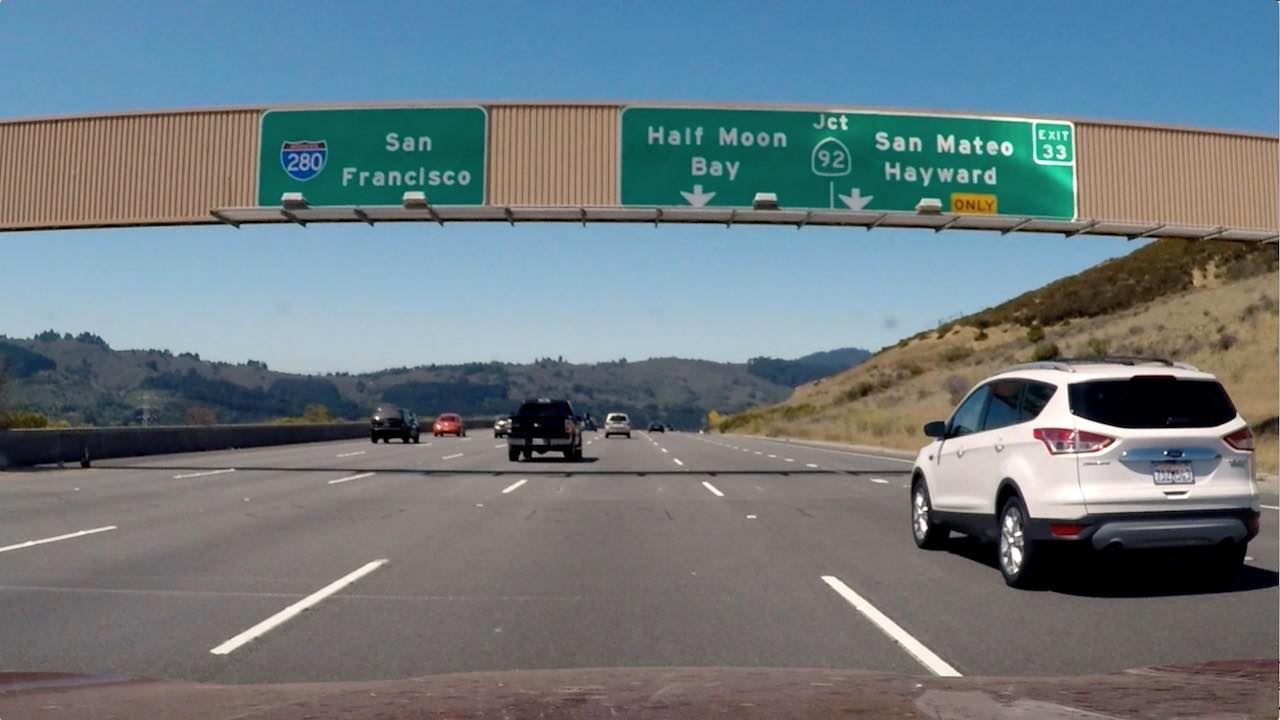
#> input picture signs_vehicles_xygrad.png, 1280 x 720 px
$ python Sobel_filter.py   (older library calls are emulated)
#> lines starting #> are read from the running program, lines starting #| are printed output that depends on the picture; after the words box and inside, x2 and y2 are one past the last pixel; in counts of white or black regions, pixels touching at a corner belong together
import numpy as np
import cv2
import matplotlib.pyplot as plt
import matplotlib.image as mpimg
import pickle


# Read in an image and grayscale it
image = mpimg.imread('signs_vehicles_xygrad.png')
#> image is the input picture: shape (720, 1280, 3) float32; mean R, G, B 0.428, 0.477, 0.5

# Define a function that applies Sobel x or y,
# then takes an absolute value and applies a threshold.
# Note: calling your function with orient='x', thresh_min=5, thresh_max=100
# should produce output like the example image shown above this quiz.
# Define a function that takes an image, gradient orientation,
# and threshold min / max values.
def abs_sobel_thresh(img, orient='x', thresh_min=0, thresh_max=255):
    # Convert to grayscale
#> called with orient = 'x', thresh_min = 20, thresh_max = 100
    gray = cv2.cvtColor(img, cv2.COLOR_RGB2GRAY)
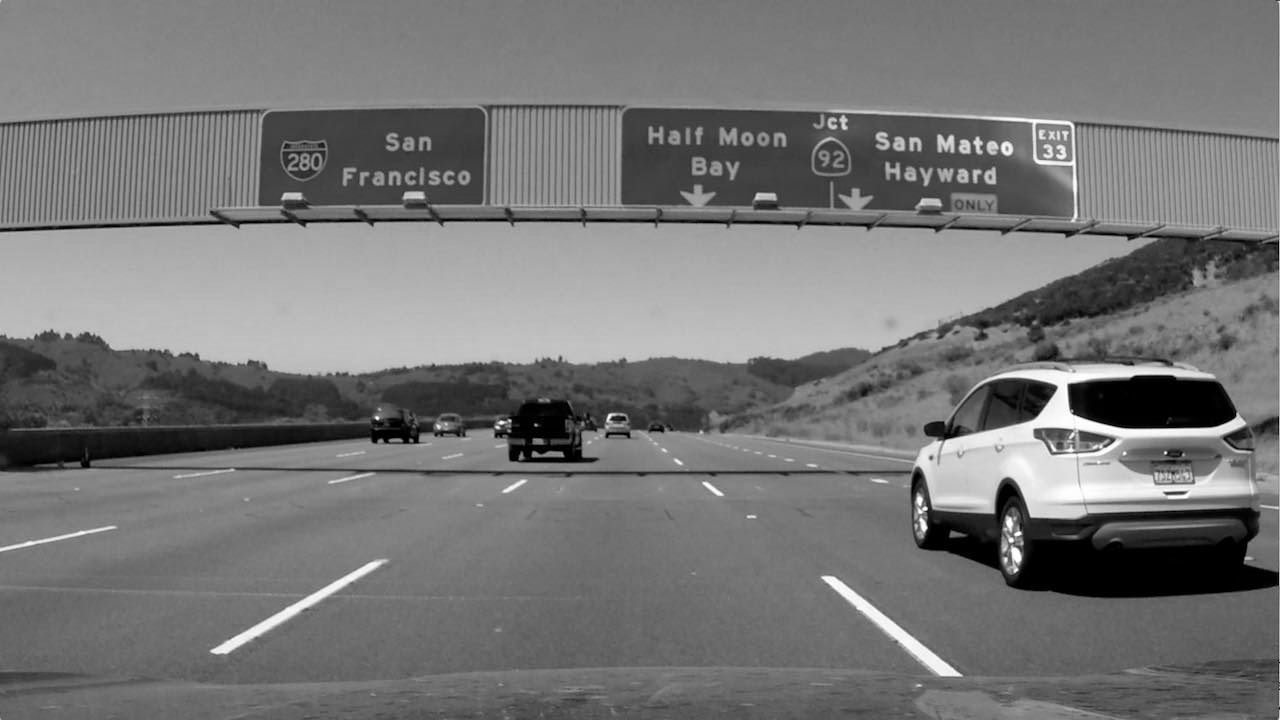
#> gray: shape (720, 1280) float32; min 0, max 0.999, mean 0.465
    # Apply x or y gradient with the OpenCV Sobel() function
    # and take the absolute value
    if orient == 'x':
        abs_sobel = np.absolute(cv2.Sobel(gray, cv2.CV_64F, 1, 0))
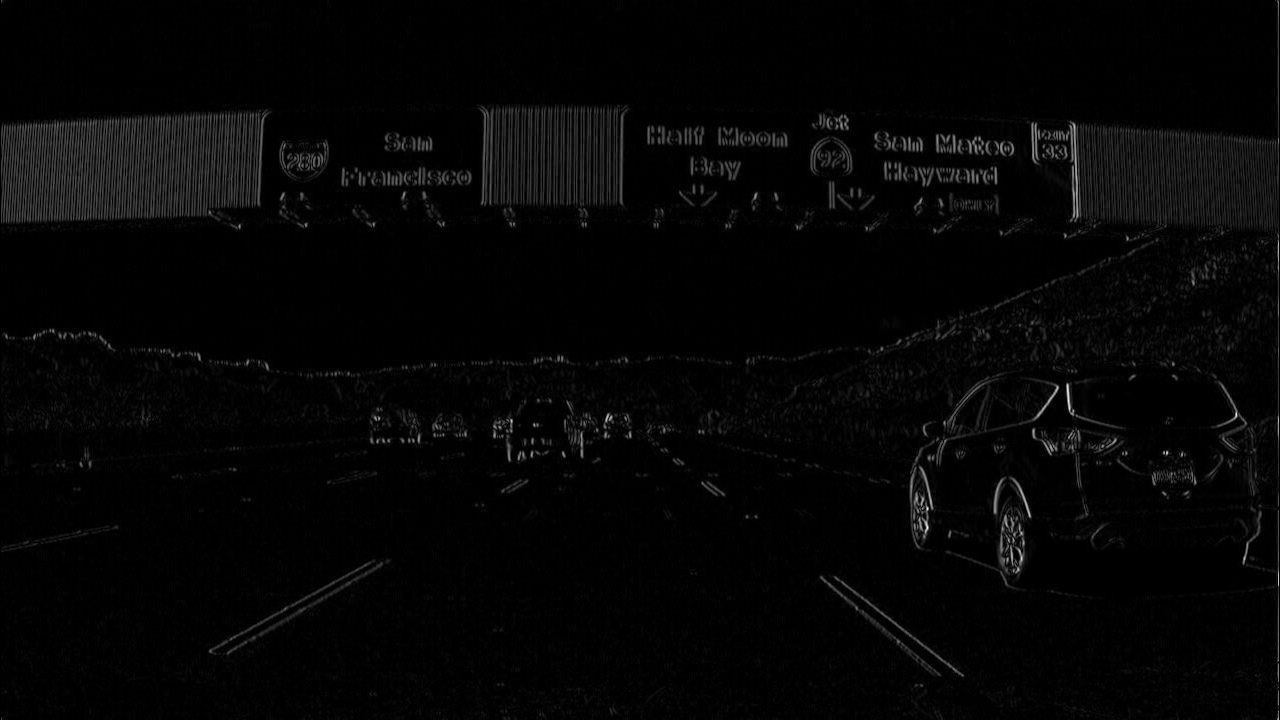
#> abs_sobel: shape (720, 1280) float64; min 0, max 3.19, mean 0.0728; drawn with min black and max white
    if orient == 'y':
        abs_sobel = np.absolute(cv2.Sobel(gray, cv2.CV_64F, 0, 1))
    # Rescale back to 8 bit integer
    scaled_sobel = np.uint8(255*abs_sobel/np.max(abs_sobel))
    # Create a copy and apply the threshold
    binary_output = np.zeros_like(scaled_sobel)
    # Here I'm using inclusive (>=, <=) thresholds, but exclusive is ok too
    binary_output[(scaled_sobel >= thresh_min) & (scaled_sobel <= thresh_max)] = 1

    # Return the result
    return binary_output

# Run the function
grad_binary = abs_sobel_thresh(image, orient='x', thresh_min=20, thresh_max=100)
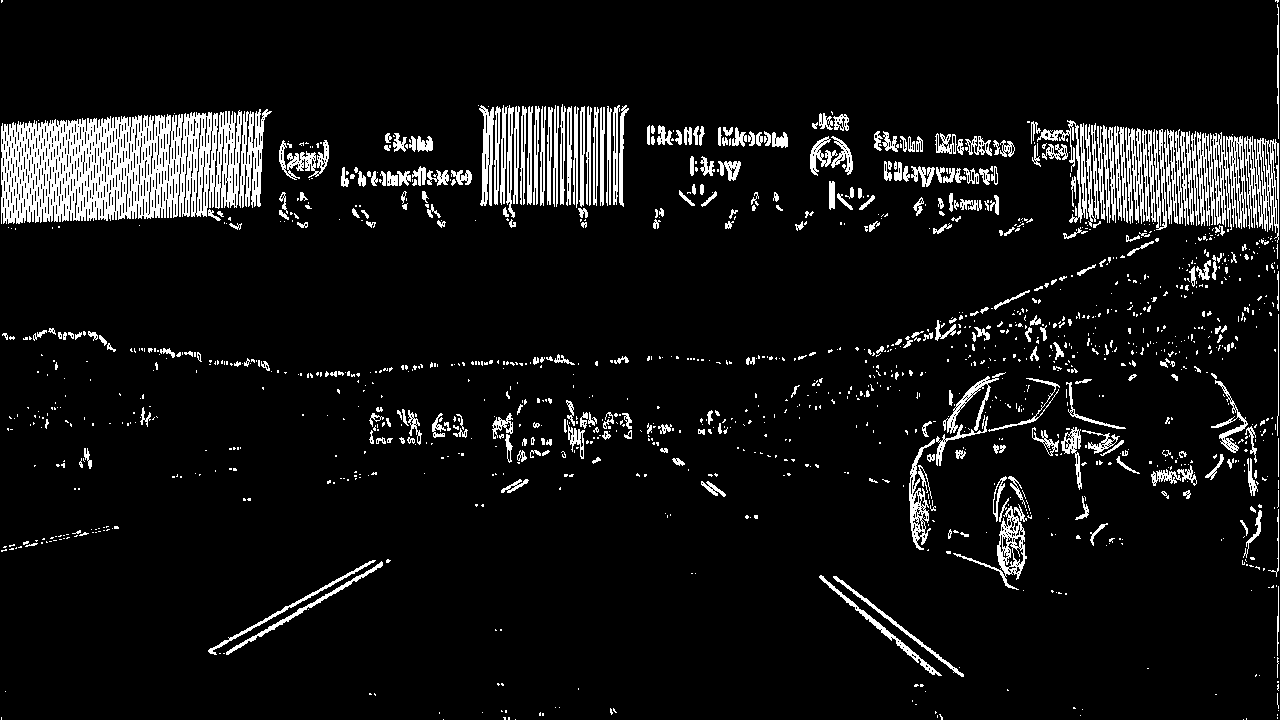
#> grad_binary: shape (720, 1280); values 0 (black) and 1 (white), 7.9% white; 1378 white regions (1040 under 20 px), largest, box (x1, y1, x2, y2) and area: (1, 110, 242, 224) 18700, (1197, 132, 1247, 230) 2653, (1244, 136, 1279, 243) 1807
# Plot the result
f, (ax1, ax2) = plt.subplots(1, 2, figsize=(24, 9))
f.tight_layout()
ax1.imshow(image)
ax1.set_title('Original Image', fontsize=50)
ax2.imshow(grad_binary, cmap='gray')
ax2.set_title('Thresholded Gradient', fontsize=50)
plt.subplots_adjust(left=0., right=1, top=0.9, bottom=0.)
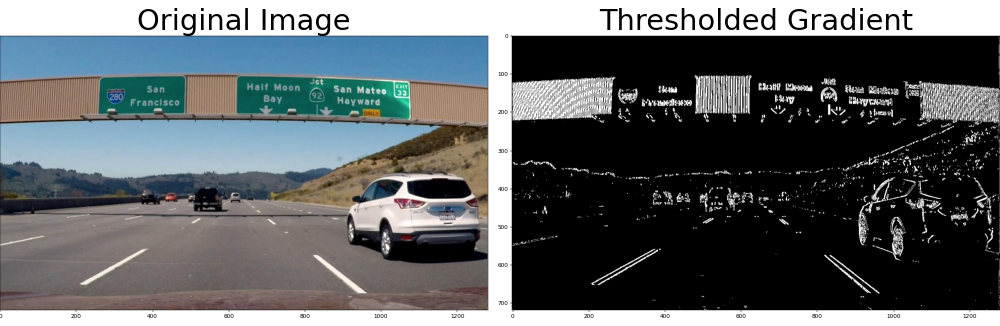
#> figure drawn by matplotlib, 2 panels

$ run again, with test6.jpg saved as signs_vehicles_xygrad.png
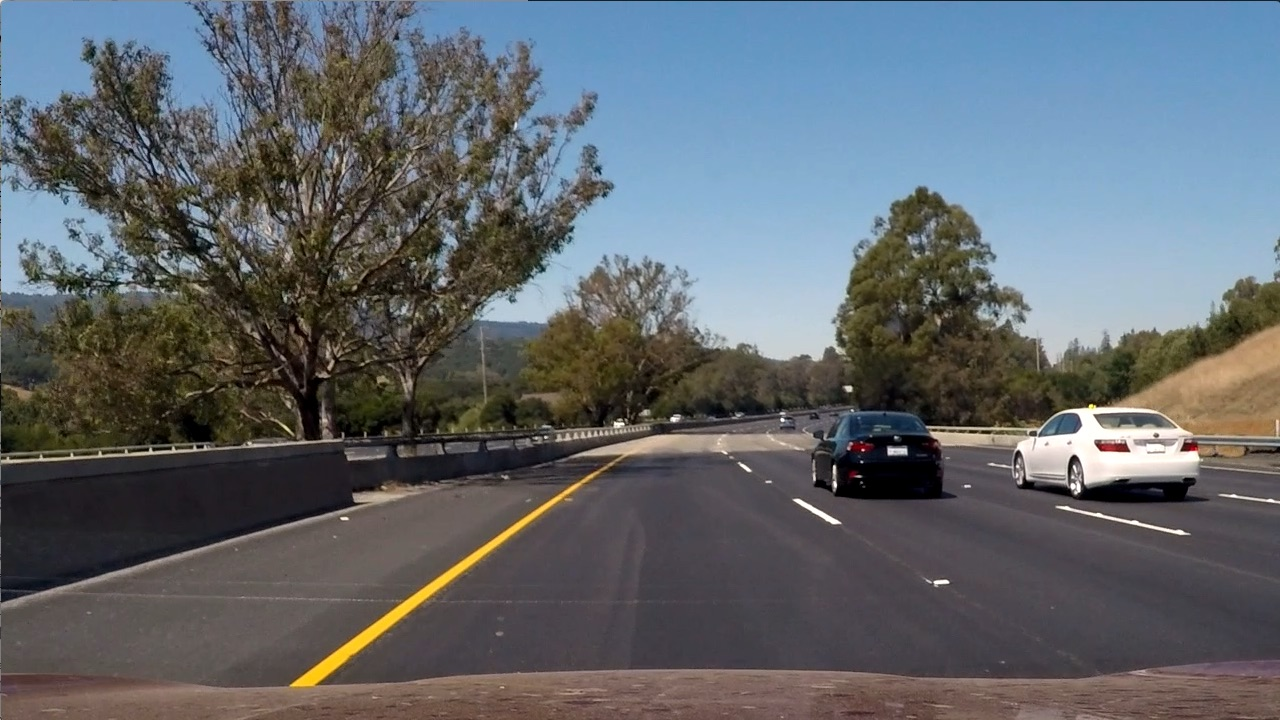
#> input picture test6.jpg, 1280 x 720 px
#> image is the input picture: shape (720, 1280, 3) float32; mean R, G, B 0.381, 0.403, 0.424
#> `grad_binary = abs_sobel_thresh(image, orient='x', thresh_min=20, thres..`:
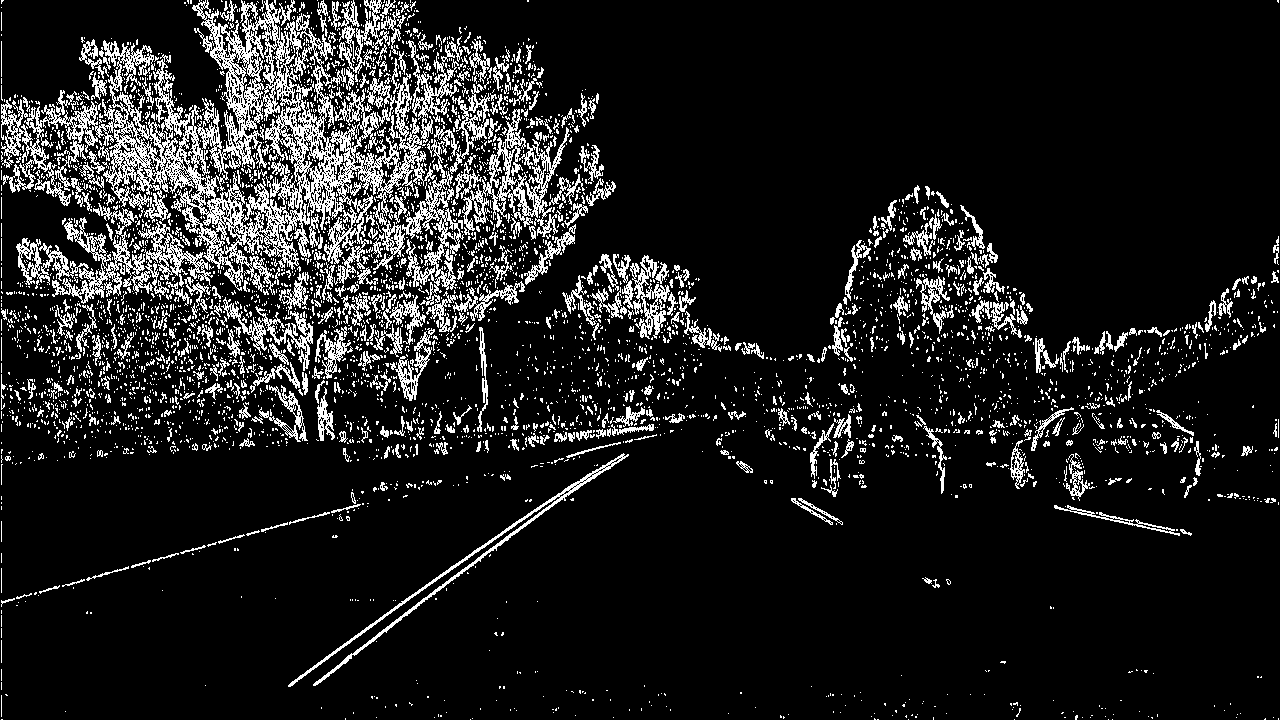
#> grad_binary: shape (720, 1280); values 0 (black) and 1 (white), 11.9% white in thin lines or dots
#> `plt.subplots_adjust(left=0., right=1, top=0.9, bottom=0.)`:
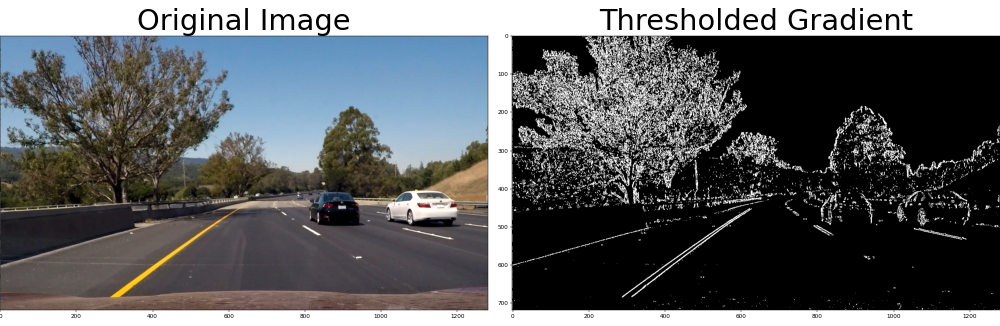
#> figure drawn by matplotlib, 2 panels
